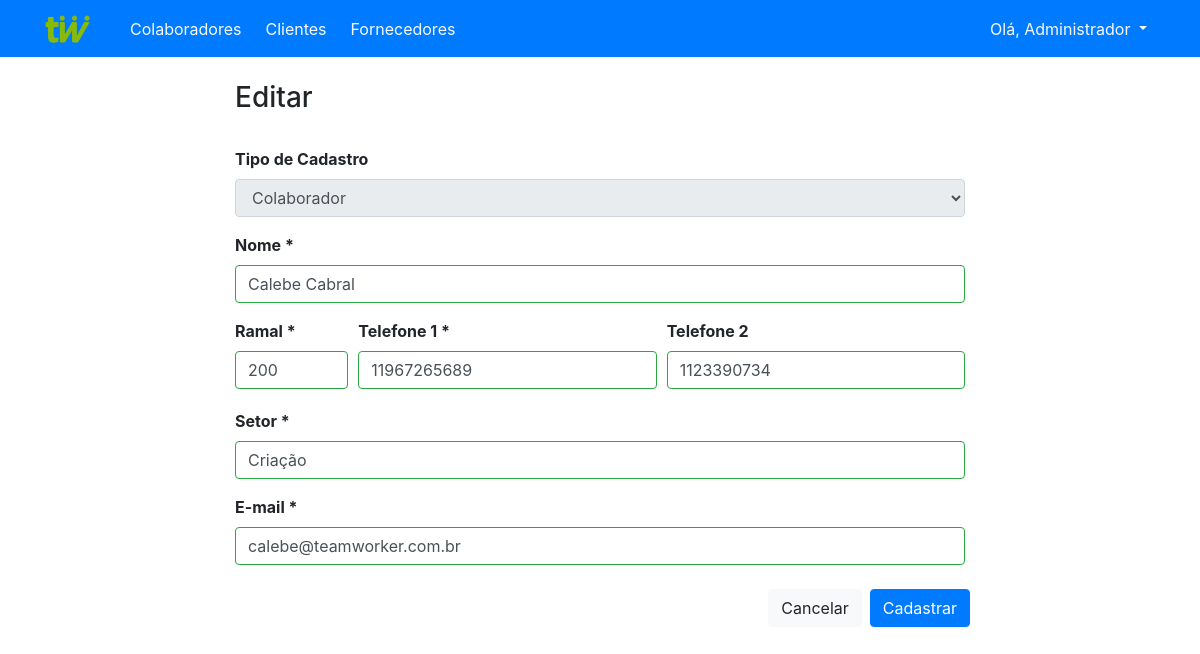
Page /update.php?id=1&tipo=func (signed in) on the committed database.
### tables this page shows
CREATE TABLE `funcs` (
  `id_func` int(10) UNSIGNED NOT NULL,
  `nome` varchar(255) NOT NULL,
  `ramal` int(3) NOT NULL,
  `tel1` varchar(11) NOT NULL,
  `tel2` varchar(11) DEFAULT NULL,
  `setor` varchar(100) NOT NULL,
  `email` varchar(255) NOT NULL,
  `stats` tinyint(1) NOT NULL DEFAULT '1'
);

### update.php (the view, shortened to what this page needs)
<?php
   require_once 'config.php';
   $nome = $ramal = $tel1 = $tel2 = $setor = $email = $cargo = $stats = $endereco = "";
	$nomeErr = $ramalErr = $tel1Err = $tel2Err = $setorErr =  $emailErr = $cargoErr = $statsErr = "";
	if ($_GET["tipo"] == "func") {
		if (isset($_POST["id"]) && !empty($_POST["id"])) {
			$id = $_POST["id"];
			$nomeInput = trim($_POST["nome"]);
			if (empty($nomeInput)) {
				$nomeErr = "Por favor, insira um nome.";
			} else if (!filter_var($nomeInput, FILTER_VALIDATE_REGEXP, array("options"=>array("regexp"=>"/^[a-zA-ZãÃáÁàÀâÂêÊéÉèÈíÍìÌôÔõÕóÓòÒúÚùÙûÛçÇºª'-.\s ]+$/")))) {
				$nomeErr = 'Por favor, insira um nome válido.';
			} else {
				$nome = $nomeInput;
			}
			$ramalInput = trim($_POST["ramal"]);
			if(empty($ramalInput)){
				$ramalErr = 'Por favor, insira um ramal.';
			} else if (!ctype_digit($ramalInput)) {
				$ramalErr = "Por favor, insira um ramal válido";
			} else {
				$ramal = $ramalInput;
			}
			$tel1Input = trim($_POST["tel1"]);
			$tel1Input = str_replace(" ", "", $tel1Input);
			if(empty($tel1Input)){
				$tel1Err = 'Por favor, insira um telefone.';
			} else if (!ctype_digit($tel1Input)) {
				$tel1Err = "Utilize apenas caracteres numericos.";
			} else {
				$tel1 = $tel1Input;
			}
			$tel2Input = trim($_POST["tel2"]);
			$tel2Input = str_replace(" ", "", $tel2Input);
			if(!empty($tel2Input) && !ctype_digit($tel2Input)){
				$tel2Err = "Utilize apenas caracteres numericos.";
			} else if (empty($tel2Input)) {
				$tel2 = NULL;
			} else {
				$tel2 = $tel2Input;
			}
			$setorInput = $_POST["setor"];
			if ($setorInput === "0") {
				$setorErr = "Selecione um setor.";
			} else {
				$setor = $setorInput;
			}
			$emailInput = $_POST["email"];
			if (empty($emailInput)) {
				$emailErr = "Por favor, insira um e-mail.";
			} else if (!filter_var($emailInput, FILTER_VALIDATE_EMAIL)) {
				$emailErr = "Por favor, insira um e-mail válido.";
			} else {
				$email = $emailInput;
			}
			if (empty($nomeErr) && empty($ramalErr) && empty($tel1Err) && empty($tel2Err) && empty($setorErr)
				&& empty($localErr) && empty($emailErr)) {
				$qryUpdate = "UPDATE funcs SET nome=?, ramal=?, tel1=?, tel2=?, setor=?, email=? WHERE id_func=?";
				if($stmt = mysqli_prepare($conn, $qryUpdate)){
					mysqli_stmt_bind_param($stmt, "sissssi", $param_nome, $param_ramal, $param_tel1, $param_tel2, $param_setor, $param_email, $param_id);
					$param_nome = $nome;
					$param_ramal = $ramal;
					$param_tel1 = $tel1;
					$param_tel2 = $tel2;
					$param_setor = $setor;
					$param_email = $email;
					$param_id = $id;
					if(mysqli_stmt_execute($stmt)){
						header("location: adm_func.php");
						exit();
					} else {
						echo "Something went wrong. Please try again later.";
					}
				}
			}
		} else {
			if(isset($_GET["id"]) && !empty(trim($_GET["id"]))){
				$tipo = trim($_GET["tipo"]);
				$qrySelect = "SELECT * FROM funcs WHERE id_func = ?";
				if($stmt = mysqli_prepare($conn, $qrySelect)){
					mysqli_stmt_bind_param($stmt, "i", $param_id);
					if(mysqli_stmt_execute($stmt)){
						$result = mysqli_stmt_get_result($stmt);
						if(mysqli_num_rows($result) == 1){
							$row = mysqli_fetch_array($result, MYSQLI_ASSOC);
							$nome = $row["nome"];
							$ramal = $row["ramal"];
							$tel1 = $row["tel1"];
							$tel2 = $row["tel2"];
							$setor = $row["setor"];
							$email = $row["email"];
						} else{
							header("location: error.php");
							exit();
						}
					} else{
						echo "Oops! Something went wrong. Please try again later.";
					}
				}
			} else {
				header("location: error.php");
				exit();
			}
		}
	} else if ($_GET["tipo"] == "cli") {
		if (isset($_POST["id"]) && !empty($_POST["id"])) {
			$id = $_POST["id"];
			$nomeInput = trim($_POST["nome"]);
			if (empty($nomeInput)) {
				$nomeErr = "Por favor, insira um nome.";
			} else if (!filter_var($nomeInput, FILTER_VALIDATE_REGEXP, array("options"=>array("regexp"=>"/^[a-zA-ZãÃáÁàÀâÂêÊéÉèÈíÍìÌôÔõÕóÓòÒúÚùÙûÛçÇºª'-.\s ]+$/")))) {
				$nomeErr = 'Por favor, insira um nome válido.';
			} else {
				$nome = $nomeInput;
			}
			$tel1Input = trim($_POST["tel1"]);
			$tel1Input = str_replace(" ", "", $tel1Input);
			if(empty($tel1Input)){
				$tel1Err = 'Por favor, insira um telefone.';
			} else if (!ctype_digit($tel1Input)) {
				$tel1Err = "Utilize apenas caracteres numericos.";
			} else {
				$tel1 = $tel1Input;
			}
			$tel2Input = trim($_POST["tel2"]);
			$tel2Input = str_replace(" ", "", $tel2Input);
			if(!empty($tel2Input) && !ctype_digit($tel2Input)){
				$tel2Err = "Utilize apenas caracteres numericos.";
			} else if (empty($tel2Input)) {
				$tel2 = NULL;
			} else {
				$tel2 = $tel2Input;
			}
			$tel3Input = trim($_POST["tel3"]);
			$tel3Input = str_replace(" ", "", $tel3Input);
			if(!empty($tel3Input) && !ctype_digit($tel3Input)){
				$tel3Err = "Utilize apenas caracteres numericos.";
			} else if (empty($tel3Input)) {
				$tel3 = NULL;
			} else {
				$tel3 = $tel2Input;
			}
			$tel4Input = trim($_POST["tel4"]);
			$tel4Input = str_replace(" ", "", $tel4Input);
			if(!empty($tel4Input) && !ctype_digit($tel4Input)){
				$tel4Err = "Utilize apenas caracteres numericos.";
			} else if (empty($tel4Input)) {
				$tel4 = NULL;
			} else {
				$tel4 = $tel2Input;
			}
			$cargoInput = $_POST["cargo"];
			if ($cargoInput === "0") {
				$cargoErr = "Selecione um cargo.";
			} else {
				$cargo = $cargoInput;
			}
			$emailInput = $_POST["email"];
			if (empty($emailInput)) {
				$emailErr = "Por favor, insira um e-mail.";
			} else if (!filter_var($emailInput, FILTER_VALIDATE_EMAIL)) {
				$emailErr = "Por favor, insira um e-mail válido.";
			} else {
				$email = $emailInput;
			}
			if (empty($nomeErr) && empty($tel1Err) && empty($tel2Err) &&empty($tel3Err) &&empty($tel4Err) && empty($cargoErr) && empty($emailErr)) {
				$qryUpdate = "UPDATE clientes SET nome=?, tel1=?, tel2=?, tel3=?, tel4=?, cargo=?, email=? WHERE id_cli=?";
				if($stmt = mysqli_prepare($conn, $qryUpdate)){
					mysqli_stmt_bind_param($stmt, "sssssssi", $param_nome, $param_tel1, $param_tel2, $param_tel3, $param_tel4, $param_cargo, $param_email, $param_id);
					$param_nome = $nome;
					$param_tel1 = $tel1;
					$param_tel2 = $tel2;
					$param_tel3 = $tel3;
					$param_tel4 = $tel4;
					$param_cargo = $cargo;
					$param_email = $email;
					$param_id = $id;
					if(mysqli_stmt_execute($stmt)){
						header("location: adm_cliente.php");
						exit();
					} else {
						echo "Something went wrong. Please try again later.";
					}
				}
			}
		} else {
			if(isset($_GET["id"]) && !empty(trim($_GET["id"]))){
				$id =  trim($_GET["id"]);
				$tipo = trim($_GET["tipo"]);
				$qrySelect = "SELECT * FROM clientes WHERE id_cli = ?";
				if($stmt = mysqli_prepare($conn, $qrySelect)){
					mysqli_stmt_bind_param($stmt, "i", $param_id);
					$param_id = $id;
					if(mysqli_stmt_execute($stmt)){
						$result = mysqli_stmt_get_result($stmt);
						if(mysqli_num_rows($result) == 1){
							$row = mysqli_fetch_array($result, MYSQLI_ASSOC);
							$nome = $row["nome"];
							$tel1 = $row["tel1"];
							$tel2 = $row["tel2"];
							$tel3 = $row["tel3"];
							$tel4 = $row["tel4"];
							$cargo = $row["cargo"];
							$email = $row["email"];
						} else{
							header("location: error.php");
							exit();
						}
					} else{
						echo "Oops! Something went wrong. Please try again later.";
					}
				}
				mysqli_stmt_close($stmt);
				mysqli_close($conn);
			} else {
				header("location: error.php");
				exit();
			}
		}
	}
   function validClass($campo, $erro) {
		if ( !empty($erro) ) {
			return "is-invalid";
		} else {
			if ( !empty($campo) ) {
				return "is-valid";
			} else {
				return "";
			}
		}
   }
?>
<?php
   require 'php/header.php' ;
?>
<div class="row my-4">
	<div class="col col-md-8 offset-md-2">
		<h3>Editar</h3>
	</div>
</div>
<div class="row">
	<div class="col col-md-8 offset-md-2">
		<form action="<?php echo htmlspecialchars(basename($_SERVER['REQUEST_URI'])); ?>" method="post" class="mb-4">
			<div class="form-group">
				<label for="inputTipo" class="font-weight-bold">Tipo de Cadastro</label>
				<select name="tipo" id="tipoCadastro" class="form-control" disabled>
					<option value="colaborador" <?php echo $tipo == 'func' ? 'selected':'' ?>>Colaborador</option>
				</select>
			</div>
			<div class="form-group" id="groupNome">
				<label for="inputNome" class="font-weight-bold">Nome *</label>
				<input class="form-control <?php echo validClass($nome, $nomeErr) ?>" id="inputNome" type="text" name="nome" value="<?php echo $nome ?>">
			</div>
			<div class="form-row">
				<div class="form-group col-md-2" id="groupRamal">
					<label for="inputRamal" class="font-weight-bold">Ramal *</label>
					<input class="form-control <?php echo validClass($ramal, $ramalErr) ?>" id="inputRamal" type="text" name="ramal" value="<?php echo $ramal ?>">
				</div>
				<div class="form-group col-md" id="groupTel1">
					<label for="inputTel1" class="font-weight-bold">Telefone 1 *</label>
					<input class="form-control <?php echo validClass($tel1, $tel1Err) ?>" id="inputTel1" type="text" name="tel1" value="<?php echo $tel1 ?>">
				</div>
				<div class="form-group col-md" id="groupTel2">
					<label for="inputTel2" class="font-weight-bold">Telefone 2</label>
					<input class="form-control <?php echo validClass($tel2, $tel2Err) ?>" id="inputTel2" type="text" name="tel2" value="<?php echo $tel2 ?>">
				</div>
			</div>
			<div class="form-group" id="groupSetor">
				<label for="inputSetor" class="font-weight-bold">Setor *</label>
				<input class="form-control <?php echo validClass($setor, $setorErr) ?>" id="inputSetor" type="text" name="setor" value="<?php echo $setor ?>">
			</div>
			<div class="form-group mb-4" id="groupEmail">
				<label for="inputEmail" class="font-weight-bold">E-mail *</label>
				<input class="form-control <?php echo validClass($email, $emailErr) ?>" id="inputEmail" type="text" name="email" value="<?php echo $email ?>">
			</div>
			<div class="form-row d-flex justify-content-around justify-content-md-end">
				<a href="adm_func.php" class="btn btn-light btnVoltar">Cancelar</a>
				<input type="submit" class="btn btn-primary ml-md-2" value="Cadastrar">
			</div>
		</form>
	</div>
</div>
</body>
</html>

### rows in the picture
funcs: nome "Calebe Cabral", ramal "200", tel1 "11967265689", tel2 "1123390734", setor "Criação", email "calebe@teamworker.com.br"

### other values in the picture
$_SESSION['user_name'] "Administrador"
